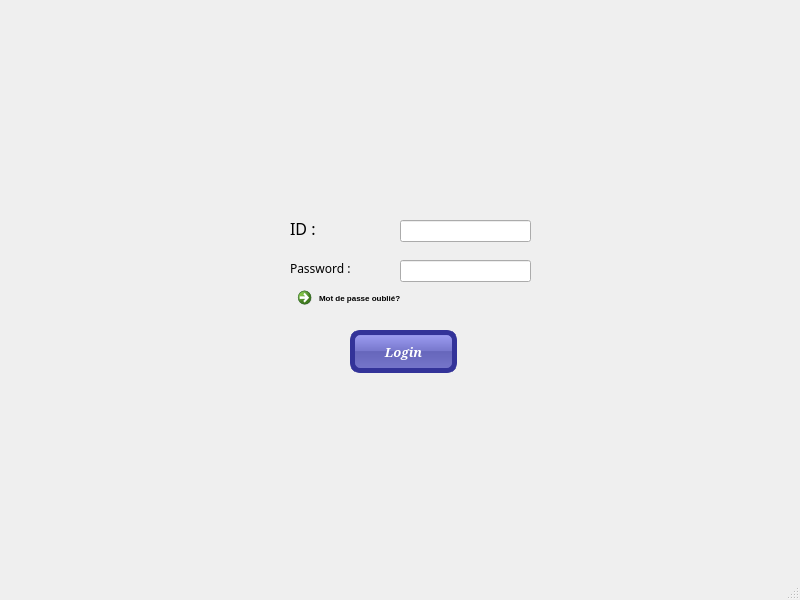
<?xml version="1.0" encoding="UTF-8"?>
<ui version="4.0">
 <class>MainWindow</class>
 <widget class="QMainWindow" name="MainWindow">
  <property name="geometry">
   <rect>
    <x>0</x>
    <y>0</y>
    <width>800</width>
    <height>600</height>
   </rect>
  </property>
  <property name="windowTitle">
   <string>MainWindow</string>
  </property>
  <widget class="QWidget" name="centralwidget">
   <widget class="QPushButton" name="le_login">
    <property name="geometry">
     <rect>
      <x>350</x>
      <y>330</y>
      <width>107</width>
      <height>43</height>
     </rect>
    </property>
    <property name="palette">
     <palette>
      <active>
       <colorrole role="WindowText">
        <brush brushstyle="SolidPattern">
         <color alpha="255">
          <red>255</red>
          <green>255</green>
          <blue>255</blue>
         </color>
        </brush>
       </colorrole>
       <colorrole role="Button">
        <brush brushstyle="LinearGradientPattern">
         <gradient startx="0.000000000000000" starty="0.000000000000000" endx="0.000000000000000" endy="1.000000000000000" type="LinearGradient" spread="PadSpread" coordinatemode="ObjectBoundingMode">
          <gradientstop position="0.000000000000000">
           <color alpha="255">
            <red>136</red>
            <green>136</green>
            <blue>221</blue>
           </color>
          </gradientstop>
          <gradientstop position="0.100000000000000">
           <color alpha="255">
            <red>153</red>
            <green>153</green>
            <blue>238</blue>
           </color>
          </gradientstop>
          <gradientstop position="0.490000000000000">
           <color alpha="255">
            <red>119</red>
            <green>119</green>
            <blue>204</blue>
           </color>
          </gradientstop>
          <gradientstop position="0.500000000000000">
           <color alpha="255">
            <red>102</red>
            <green>102</green>
            <blue>187</blue>
           </color>
          </gradientstop>
          <gradientstop position="1.000000000000000">
           <color alpha="255">
            <red>119</red>
            <green>119</green>
            <blue>204</blue>
           </color>
          </gradientstop>
         </gradient>
        </brush>
       </colorrole>
       <colorrole role="Light">
        <brush brushstyle="SolidPattern">
         <color alpha="255">
          <red>255</red>
          <green>213</green>
          <blue>127</blue>
         </color>
        </brush>
       </colorrole>
       <colorrole role="Midlight">
        <brush brushstyle="SolidPattern">
         <color alpha="255">
          <red>255</red>
          <green>191</green>
          <blue>63</blue>
         </color>
        </brush>
       </colorrole>
       <colorrole role="Dark">
        <brush brushstyle="SolidPattern">
         <color alpha="255">
          <red>127</red>
          <green>85</green>
          <blue>0</blue>
         </color>
        </brush>
       </colorrole>
       <colorrole role="Mid">
        <brush brushstyle="SolidPattern">
         <color alpha="255">
          <red>170</red>
          <green>113</green>
          <blue>0</blue>
         </color>
        </brush>
       </colorrole>
       <colorrole role="Text">
        <brush brushstyle="SolidPattern">
         <color alpha="255">
          <red>255</red>
          <green>255</green>
          <blue>255</blue>
         </color>
        </brush>
       </colorrole>
       <colorrole role="BrightText">
        <brush brushstyle="SolidPattern">
         <color alpha="255">
          <red>255</red>
          <green>255</green>
          <blue>255</blue>
         </color>
        </brush>
       </colorrole>
       <colorrole role="ButtonText">
        <brush brushstyle="SolidPattern">
         <color alpha="255">
          <red>255</red>
          <green>255</green>
          <blue>255</blue>
         </color>
        </brush>
       </colorrole>
       <colorrole role="Base">
        <brush brushstyle="LinearGradientPattern">
         <gradient startx="0.000000000000000" starty="0.000000000000000" endx="0.000000000000000" endy="1.000000000000000" type="LinearGradient" spread="PadSpread" coordinatemode="ObjectBoundingMode">
          <gradientstop position="0.000000000000000">
           <color alpha="255">
            <red>136</red>
            <green>136</green>
            <blue>221</blue>
           </color>
          </gradientstop>
          <gradientstop position="0.100000000000000">
           <color alpha="255">
            <red>153</red>
            <green>153</green>
            <blue>238</blue>
           </color>
          </gradientstop>
          <gradientstop position="0.490000000000000">
           <color alpha="255">
            <red>119</red>
            <green>119</green>
            <blue>204</blue>
           </color>
          </gradientstop>
          <gradientstop position="0.500000000000000">
           <color alpha="255">
            <red>102</red>
            <green>102</green>
            <blue>187</blue>
           </color>
          </gradientstop>
          <gradientstop position="1.000000000000000">
           <color alpha="255">
            <red>119</red>
            <green>119</green>
            <blue>204</blue>
           </color>
          </gradientstop>
         </gradient>
        </brush>
       </colorrole>
       <colorrole role="Window">
        <brush brushstyle="LinearGradientPattern">
         <gradient startx="0.000000000000000" starty="0.000000000000000" endx="0.000000000000000" endy="1.000000000000000" type="LinearGradient" spread="PadSpread" coordinatemode="ObjectBoundingMode">
          <gradientstop position="0.000000000000000">
           <color alpha="255">
            <red>136</red>
            <green>136</green>
            <blue>221</blue>
           </color>
          </gradientstop>
          <gradientstop position="0.100000000000000">
           <color alpha="255">
            <red>153</red>
            <green>153</green>
            <blue>238</blue>
           </color>
          </gradientstop>
          <gradientstop position="0.490000000000000">
           <color alpha="255">
            <red>119</red>
            <green>119</green>
            <blue>204</blue>
           </color>
          </gradientstop>
          <gradientstop position="0.500000000000000">
           <color alpha="255">
            <red>102</red>
            <green>102</green>
            <blue>187</blue>
           </color>
          </gradientstop>
          <gradientstop position="1.000000000000000">
           <color alpha="255">
            <red>119</red>
            <green>119</green>
            <blue>204</blue>
           </color>
          </gradientstop>
         </gradient>
        </brush>
       </colorrole>
       <colorrole role="Shadow">
        <brush brushstyle="SolidPattern">
         <color alpha="255">
          <red>0</red>
          <green>0</green>
          <blue>0</blue>
         </color>
        </brush>
       </colorrole>
       <colorrole role="AlternateBase">
        <brush brushstyle="SolidPattern">
         <color alpha="255">
          <red>255</red>
          <green>212</green>
          <blue>127</blue>
         </color>
        </brush>
       </colorrole>
       <colorrole role="ToolTipBase">
        <brush brushstyle="SolidPattern">
         <color alpha="255">
          <red>255</red>
          <green>255</green>
          <blue>220</blue>
         </color>
        </brush>
       </colorrole>
       <colorrole role="ToolTipText">
        <brush brushstyle="SolidPattern">
         <color alpha="255">
          <red>0</red>
          <green>0</green>
          <blue>0</blue>
         </color>
        </brush>
       </colorrole>
       <colorrole role="PlaceholderText">
        <brush brushstyle="SolidPattern">
         <color alpha="128">
          <red>0</red>
          <green>0</green>
          <blue>0</blue>
         </color>
        </brush>
       </colorrole>
      </active>
      <inactive>
       <colorrole role="WindowText">
        <brush brushstyle="SolidPattern">
         <color alpha="255">
          <red>255</red>
          <green>255</green>
          <blue>255</blue>
         </color>
        </brush>
       </colorrole>
       <colorrole role="Button">
        <brush brushstyle="LinearGradientPattern">
         <gradient startx="0.000000000000000" starty="0.000000000000000" endx="0.000000000000000" endy="1.000000000000000" type="LinearGradient" spread="PadSpread" coordinatemode="ObjectBoundingMode">
          <gradientstop position="0.000000000000000">
           <color alpha="255">
            <red>136</red>
            <green>136</green>
            <blue>221</blue>
           </color>
          </gradientstop>
          <gradientstop position="0.100000000000000">
           <color alpha="255">
            <red>153</red>
            <green>153</green>
            <blue>238</blue>
           </color>
          </gradientstop>
          <gradientstop position="0.490000000000000">
           <color alpha="255">
            <red>119</red>
            <green>119</green>
            <blue>204</blue>
           </color>
          </gradientstop>
          <gradientstop position="0.500000000000000">
           <color alpha="255">
            <red>102</red>
            <green>102</green>
            <blue>187</blue>
           </color>
          </gradientstop>
          <gradientstop position="1.000000000000000">
           <color alpha="255">
            <red>119</red>
            <green>119</green>
            <blue>204</blue>
           </color>
          </gradientstop>
         </gradient>
        </brush>
       </colorrole>
       <colorrole role="Light">
        <brush brushstyle="SolidPattern">
         <color alpha="255">
          <red>255</red>
          <green>213</green>
          <blue>127</blue>
         </color>
        </brush>
       </colorrole>
       <colorrole role="Midlight">
        <brush brushstyle="SolidPattern">
         <color alpha="255">
          <red>255</red>
          <green>191</green>
          <blue>63</blue>
         </color>
        </brush>
       </colorrole>
       <colorrole role="Dark">
        <brush brushstyle="SolidPattern">
         <color alpha="255">
          <red>127</red>
          <green>85</green>
          <blue>0</blue>
         </color>
        </brush>
       </colorrole>
       <colorrole role="Mid">
        <brush brushstyle="SolidPattern">
         <color alpha="255">
          <red>170</red>
          <green>113</green>
          <blue>0</blue>
         </color>
        </brush>
       </colorrole>
       <colorrole role="Text">
        <brush brushstyle="SolidPattern">
         <color alpha="255">
          <red>255</red>
          <green>255</green>
          <blue>255</blue>
         </color>
        </brush>
       </colorrole>
       <colorrole role="BrightText">
        <brush brushstyle="SolidPattern">
         <color alpha="255">
          <red>255</red>
          <green>255</green>
          <blue>255</blue>
         </color>
        </brush>
       </colorrole>
       <colorrole role="ButtonText">
        <brush brushstyle="SolidPattern">
         <color alpha="255">
          <red>255</red>
          <green>255</green>
          <blue>255</blue>
         </color>
        </brush>
       </colorrole>
       <colorrole role="Base">
        <brush brushstyle="LinearGradientPattern">
         <gradient startx="0.000000000000000" starty="0.000000000000000" endx="0.000000000000000" endy="1.000000000000000" type="LinearGradient" spread="PadSpread" coordinatemode="ObjectBoundingMode">
          <gradientstop position="0.000000000000000">
           <color alpha="255">
            <red>136</red>
            <green>136</green>
            <blue>221</blue>
           </color>
          </gradientstop>
          <gradientstop position="0.100000000000000">
           <color alpha="255">
            <red>153</red>
            <green>153</green>
            <blue>238</blue>
           </color>
          </gradientstop>
          <gradientstop position="0.490000000000000">
           <color alpha="255">
            <red>119</red>
            <green>119</green>
            <blue>204</blue>
           </color>
          </gradientstop>
          <gradientstop position="0.500000000000000">
           <color alpha="255">
            <red>102</red>
            <green>102</green>
            <blue>187</blue>
           </color>
          </gradientstop>
          <gradientstop position="1.000000000000000">
           <color alpha="255">
            <red>119</red>
            <green>119</green>
            <blue>204</blue>
           </color>
          </gradientstop>
         </gradient>
        </brush>
       </colorrole>
       <colorrole role="Window">
        <brush brushstyle="LinearGradientPattern">
         <gradient startx="0.000000000000000" starty="0.000000000000000" endx="0.000000000000000" endy="1.000000000000000" type="LinearGradient" spread="PadSpread" coordinatemode="ObjectBoundingMode">
          <gradientstop position="0.000000000000000">
           <color alpha="255">
            <red>136</red>
            <green>136</green>
            <blue>221</blue>
           </color>
          </gradientstop>
          <gradientstop position="0.100000000000000">
           <color alpha="255">
            <red>153</red>
            <green>153</green>
            <blue>238</blue>
           </color>
          </gradientstop>
          <gradientstop position="0.490000000000000">
           <color alpha="255">
            <red>119</red>
            <green>119</green>
            <blue>204</blue>
           </color>
          </gradientstop>
          <gradientstop position="0.500000000000000">
           <color alpha="255">
            <red>102</red>
            <green>102</green>
            <blue>187</blue>
           </color>
          </gradientstop>
          <gradientstop position="1.000000000000000">
           <color alpha="255">
            <red>119</red>
            <green>119</green>
            <blue>204</blue>
           </color>
          </gradientstop>
         </gradient>
        </brush>
       </colorrole>
       <colorrole role="Shadow">
        <brush brushstyle="SolidPattern">
         <color alpha="255">
          <red>0</red>
          <green>0</green>
          <blue>0</blue>
         </color>
        </brush>
       </colorrole>
       <colorrole role="AlternateBase">
        <brush brushstyle="SolidPattern">
         <color alpha="255">
          <red>255</red>
          <green>212</green>
          <blue>127</blue>
         </color>
        </brush>
       </colorrole>
       <colorrole role="ToolTipBase">
        <brush brushstyle="SolidPattern">
         <color alpha="255">
          <red>255</red>
          <green>255</green>
          <blue>220</blue>
         </color>
        </brush>
       </colorrole>
       <colorrole role="ToolTipText">
        <brush brushstyle="SolidPattern">
         <color alpha="255">
          <red>0</red>
          <green>0</green>
          <blue>0</blue>
         </color>
        </brush>
       </colorrole>
       <colorrole role="PlaceholderText">
        <brush brushstyle="SolidPattern">
         <color alpha="128">
          <red>0</red>
          <green>0</green>
          <blue>0</blue>
         </color>
        </brush>
       </colorrole>
      </inactive>
      <disabled>
       <colorrole role="WindowText">
        <brush brushstyle="SolidPattern">
         <color alpha="255">
          <red>255</red>
          <green>255</green>
          <blue>255</blue>
         </color>
        </brush>
       </colorrole>
       <colorrole role="Button">
        <brush brushstyle="LinearGradientPattern">
         <gradient startx="0.000000000000000" starty="0.000000000000000" endx="0.000000000000000" endy="1.000000000000000" type="LinearGradient" spread="PadSpread" coordinatemode="ObjectBoundingMode">
          <gradientstop position="0.000000000000000">
           <color alpha="255">
            <red>136</red>
            <green>136</green>
            <blue>221</blue>
           </color>
          </gradientstop>
          <gradientstop position="0.100000000000000">
           <color alpha="255">
            <red>153</red>
            <green>153</green>
            <blue>238</blue>
           </color>
          </gradientstop>
          <gradientstop position="0.490000000000000">
           <color alpha="255">
            <red>119</red>
            <green>119</green>
            <blue>204</blue>
           </color>
          </gradientstop>
          <gradientstop position="0.500000000000000">
           <color alpha="255">
            <red>102</red>
            <green>102</green>
            <blue>187</blue>
           </color>
          </gradientstop>
          <gradientstop position="1.000000000000000">
           <color alpha="255">
            <red>119</red>
            <green>119</green>
            <blue>204</blue>
           </color>
          </gradientstop>
         </gradient>
        </brush>
       </colorrole>
       <colorrole role="Light">
        <brush brushstyle="SolidPattern">
         <color alpha="255">
          <red>255</red>
          <green>213</green>
          <blue>127</blue>
         </color>
        </brush>
       </colorrole>
       <colorrole role="Midlight">
        <brush brushstyle="SolidPattern">
         <color alpha="255">
          <red>255</red>
          <green>191</green>
          <blue>63</blue>
         </color>
        </brush>
       </colorrole>
       <colorrole role="Dark">
        <brush brushstyle="SolidPattern">
         <color alpha="255">
          <red>127</red>
          <green>85</green>
          <blue>0</blue>
         </color>
        </brush>
       </colorrole>
       <colorrole role="Mid">
        <brush brushstyle="SolidPattern">
         <color alpha="255">
          <red>170</red>
          <green>113</green>
          <blue>0</blue>
         </color>
        </brush>
       </colorrole>
       <colorrole role="Text">
        <brush brushstyle="SolidPattern">
         <color alpha="255">
          <red>255</red>
          <green>255</green>
          <blue>255</blue>
         </color>
        </brush>
       </colorrole>
       <colorrole role="BrightText">
        <brush brushstyle="SolidPattern">
         <color alpha="255">
          <red>255</red>
          <green>255</green>
          <blue>255</blue>
         </color>
        </brush>
       </colorrole>
       <colorrole role="ButtonText">
        <brush brushstyle="SolidPattern">
         <color alpha="255">
          <red>255</red>
          <green>255</green>
          <blue>255</blue>
         </color>
        </brush>
       </colorrole>
       <colorrole role="Base">
        <brush brushstyle="LinearGradientPattern">
         <gradient startx="0.000000000000000" starty="0.000000000000000" endx="0.000000000000000" endy="1.000000000000000" type="LinearGradient" spread="PadSpread" coordinatemode="ObjectBoundingMode">
          <gradientstop position="0.000000000000000">
           <color alpha="255">
            <red>136</red>
            <green>136</green>
            <blue>221</blue>
           </color>
          </gradientstop>
          <gradientstop position="0.100000000000000">
           <color alpha="255">
            <red>153</red>
            <green>153</green>
            <blue>238</blue>
           </color>
          </gradientstop>
          <gradientstop position="0.490000000000000">
           <color alpha="255">
            <red>119</red>
            <green>119</green>
            <blue>204</blue>
           </color>
          </gradientstop>
          <gradientstop position="0.500000000000000">
           <color alpha="255">
            <red>102</red>
            <green>102</green>
            <blue>187</blue>
           </color>
          </gradientstop>
          <gradientstop position="1.000000000000000">
           <color alpha="255">
            <red>119</red>
            <green>119</green>
            <blue>204</blue>
           </color>
          </gradientstop>
         </gradient>
        </brush>
       </colorrole>
       <colorrole role="Window">
        <brush brushstyle="LinearGradientPattern">
         <gradient startx="0.000000000000000" starty="0.000000000000000" endx="0.000000000000000" endy="1.000000000000000" type="LinearGradient" spread="PadSpread" coordinatemode="ObjectBoundingMode">
          <gradientstop position="0.000000000000000">
           <color alpha="255">
            <red>136</red>
            <green>136</green>
            <blue>221</blue>
           </color>
          </gradientstop>
          <gradientstop position="0.100000000000000">
           <color alpha="255">
            <red>153</red>
            <green>153</green>
            <blue>238</blue>
           </color>
          </gradientstop>
          <gradientstop position="0.490000000000000">
           <color alpha="255">
            <red>119</red>
            <green>119</green>
            <blue>204</blue>
           </color>
          </gradientstop>
          <gradientstop position="0.500000000000000">
           <color alpha="255">
            <red>102</red>
            <green>102</green>
            <blue>187</blue>
           </color>
          </gradientstop>
          <gradientstop position="1.000000000000000">
           <color alpha="255">
            <red>119</red>
            <green>119</green>
            <blue>204</blue>
           </color>
          </gradientstop>
         </gradient>
        </brush>
       </colorrole>
       <colorrole role="Shadow">
        <brush brushstyle="SolidPattern">
         <color alpha="255">
          <red>0</red>
          <green>0</green>
          <blue>0</blue>
         </color>
        </brush>
       </colorrole>
       <colorrole role="AlternateBase">
        <brush brushstyle="SolidPattern">
         <color alpha="255">
          <red>255</red>
          <green>170</green>
          <blue>0</blue>
         </color>
        </brush>
       </colorrole>
       <colorrole role="ToolTipBase">
        <brush brushstyle="SolidPattern">
         <color alpha="255">
          <red>255</red>
          <green>255</green>
          <blue>220</blue>
         </color>
        </brush>
       </colorrole>
       <colorrole role="ToolTipText">
        <brush brushstyle="SolidPattern">
         <color alpha="255">
          <red>0</red>
          <green>0</green>
          <blue>0</blue>
         </color>
        </brush>
       </colorrole>
       <colorrole role="PlaceholderText">
        <brush brushstyle="SolidPattern">
         <color alpha="128">
          <red>0</red>
          <green>0</green>
          <blue>0</blue>
         </color>
        </brush>
       </colorrole>
      </disabled>
     </palette>
    </property>
    <property name="font">
     <font>
      <family>Constantia</family>
      <pointsize>10</pointsize>
      <weight>75</weight>
      <italic>true</italic>
      <bold>true</bold>
     </font>
    </property>
    <property name="focusPolicy">
     <enum>Qt::WheelFocus</enum>
    </property>
    <property name="acceptDrops">
     <bool>false</bool>
    </property>
    <property name="styleSheet">
     <string notr="true">QPushButton {
color: white;
background-color: QLinearGradient( x1: 0, y1: 0, x2: 0, y2: 1, stop: 0 #88d, stop: 0.1 #99e, stop: 0.49 #77c, stop: 0.5 #66b, stop: 1 #77c);
border-width: 5px;
border-color: #339;
border-style: solid;
border-radius: 10;
padding: 7px;
font-size: 17x;
padding-left: 19px;
padding-right: 19px;
min-width: 59px;
max-width: 59px;
min-height: 19px;
max-height: 19px;
}</string>
    </property>
    <property name="text">
     <string>Login</string>
    </property>
    <property name="icon">
     <iconset theme="plus">
      <normaloff>.</normaloff>.</iconset>
    </property>
   </widget>
   <widget class="QCommandLinkButton" name="commandLinkButton">
    <property name="geometry">
     <rect>
      <x>290</x>
      <y>280</y>
      <width>191</width>
      <height>41</height>
     </rect>
    </property>
    <property name="font">
     <font>
      <family>Segoe UI</family>
      <pointsize>6</pointsize>
     </font>
    </property>
    <property name="text">
     <string>Mot de passe oublié?</string>
    </property>
   </widget>
   <widget class="QLabel" name="label">
    <property name="geometry">
     <rect>
      <x>290</x>
      <y>220</y>
      <width>56</width>
      <height>16</height>
     </rect>
    </property>
    <property name="font">
     <font>
      <family>8514oem</family>
      <pointsize>12</pointsize>
     </font>
    </property>
    <property name="text">
     <string>ID :</string>
    </property>
   </widget>
   <widget class="QLabel" name="label_2">
    <property name="geometry">
     <rect>
      <x>290</x>
      <y>260</y>
      <width>101</width>
      <height>16</height>
     </rect>
    </property>
    <property name="font">
     <font>
      <family>8514oem</family>
     </font>
    </property>
    <property name="text">
     <string>Password :</string>
    </property>
   </widget>
   <widget class="QLineEdit" name="le_passin">
    <property name="geometry">
     <rect>
      <x>400</x>
      <y>260</y>
      <width>131</width>
      <height>22</height>
     </rect>
    </property>
   </widget>
   <widget class="QLineEdit" name="le_id_in">
    <property name="geometry">
     <rect>
      <x>400</x>
      <y>220</y>
      <width>131</width>
      <height>22</height>
     </rect>
    </property>
   </widget>
  </widget>
  <widget class="QMenuBar" name="menubar">
   <property name="geometry">
    <rect>
     <x>0</x>
     <y>0</y>
     <width>800</width>
     <height>26</height>
    </rect>
   </property>
  </widget>
  <widget class="QStatusBar" name="statusbar"/>
 </widget>
 <resources/>
 <connections/>
</ui>
